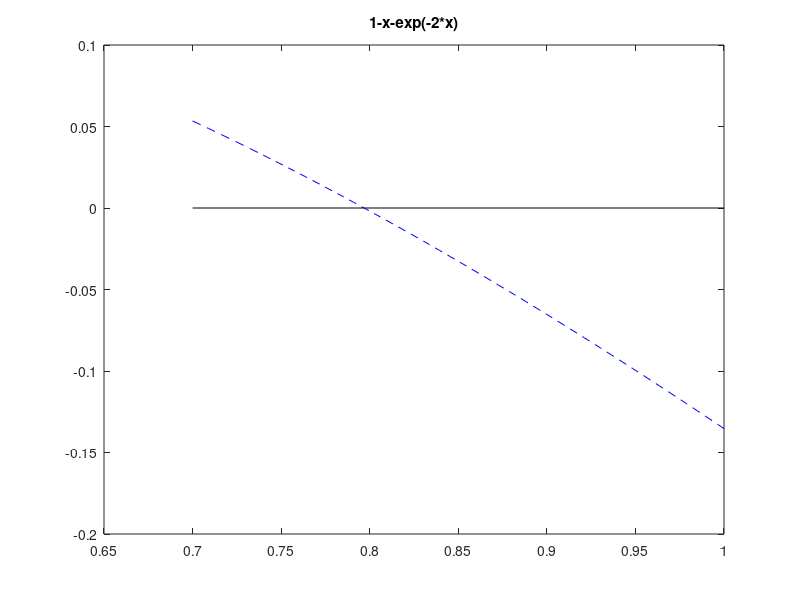

Reproduce this figure in MATLAB. (Note: this script raises an error after producing the figure.)
exprf = '1-x-exp(-2*x)';  

x0=0.7;
x1=1;

toll=1e-8;
nmax=100;

f = inline(exprf);
x=linspace(x0,x1,nmax);
y=f(x);
plot(x,y,'b--');
hold on;
plot([x0 x1],[0 0],'k-');
title(exprf);
hold off;
print('secvarscript-fig1','-dpdf');

[xv,scartiN,iter]=secvar(f,x0,x1,toll,nmax);
if iter == nmax
   % Raggiunto il numero massimo di iterazioni
   fprintf('Raggiunto il numero massimo di iterate \n');
end

disp(' ');
fprintf('Ultima Soluzione = %2.4g \n',xv(end));

fprintf('Ultimo scarto = %2.4e \n',scartiN(end));

fprintf('Numero di iterate %g \n',iter);

figure(2)
n=1:iter;
semilogy(n,abs(scartiN),'g-o');
title('Grafico degli scarti');
print('GraficoScarti','-dpdf');

fileID=fopen("secvarscript-risultati.txt","w");
fprintf(fileID,'Itarezione \t Valore \t Scarto \n');
fprintf(fileID,'\t \t approssimato\t\n');
for i=1:iter
fprintf(fileID,'\n %2.0f \t\t %2.4f \t %2.2e',i,xv(i),scartiN(i));
end
fprintf('\n');
fclose(fileID);

ass=fzero(f,-1);
disp(ass);

